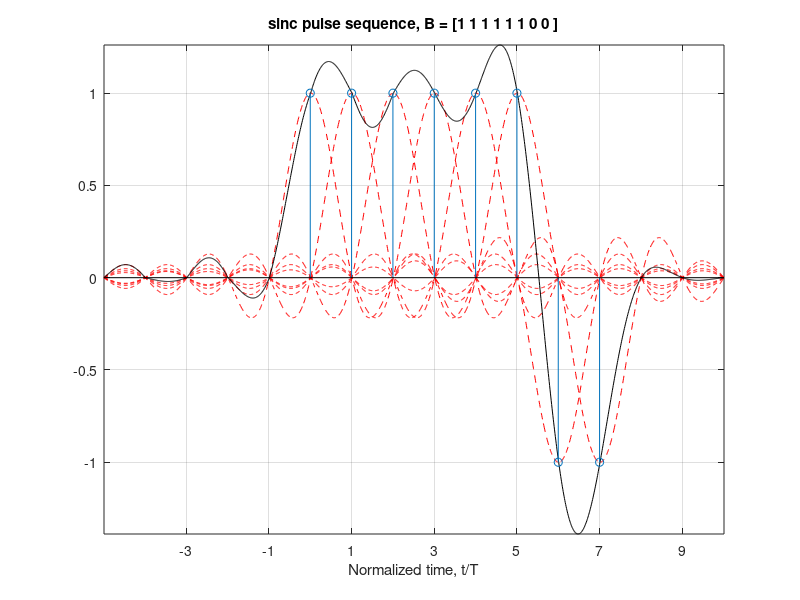

Source code (MATLAB):
% File: polar_sinc_pulses.m
% Polar mapping and sinc pulses for communication over a bandlimited channel
% EE161 - Spring 2018 - San Jose State University
% Modified in Spring 2019 to use student ID

clear all
seed = input('Enter your student ID: ');
rand('state',seed)

B = round(rand(1,8));   % Bit sequence
A = 2*B - 1;                    % Polar mapping

N=100;
dt = 1/N+eps; tp = -5:dt:10;

figure(1)
for i=1:length(B)
    for j=1:length(tp)
        S(i,j) = A(i)*sinc(tp(j));
        Si(j) = A(i)*sinc(tp(j)-i+1);
    end
    plot(Si,'--r'), hold on
end
grid on, axis tight

Ss = zeros(1,(15+length(B)-1)*N);
for i=1:length(B)
    for j=1:length(tp)
        Ss((i-1)*N+j) = Ss((i-1)*N+j)+S(i,j);
    end
end
plot(Ss(1:15*N+1),'-k'),grid on, axis tight
title(strcat('sinc pulse sequence, B = [',num2str(B,'%2d'),' ]'))
hold on, stem([500:100:1200],A)
hold off, set(gca,'XTicklabel',-3:2:10)
xlabel('Normalized time, t/T')
